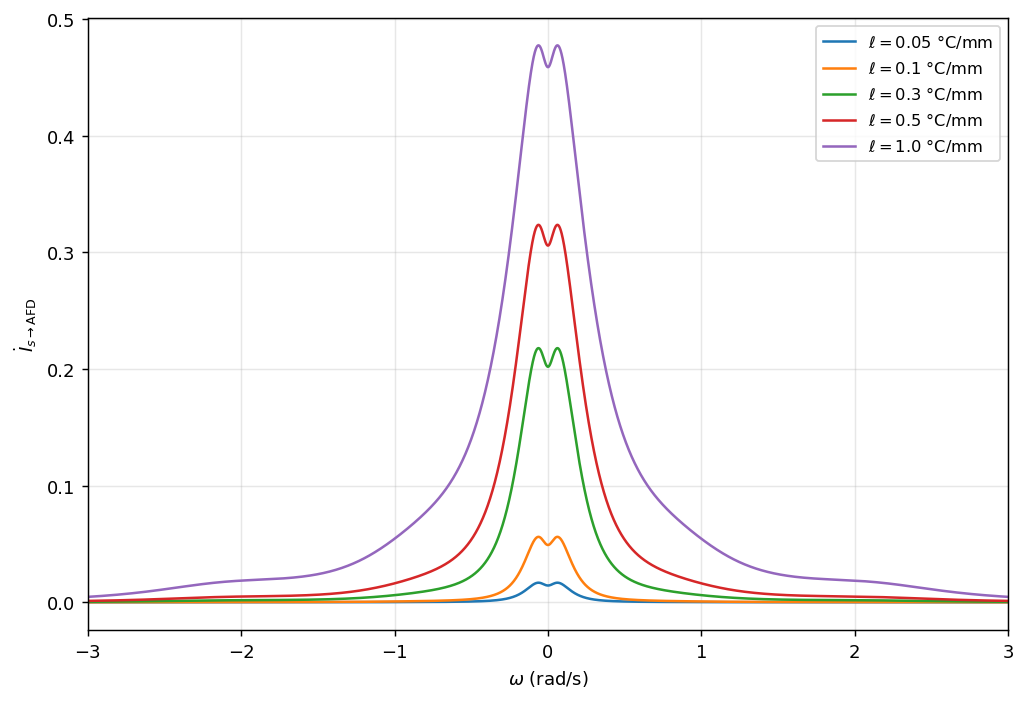

Reproduce this figure in Python.
"""Figure 3 — Information rate integrand vs ω for several gradients ℓ."""
from pathlib import Path
import numpy as np
import matplotlib.pyplot as plt

from spectra import K2, V, N

OUT = Path(__file__).resolve().parent / "fig3_integrand.png"

ELL = [0.05, 0.1, 0.3, 0.5, 1.0]      # °C/mm

# Dense, log-spaced grid on each side of zero so the narrow Lorentzian peaks
# don't get aliased away.
w = np.unique(np.concatenate([
    -np.geomspace(0.001, 100, 4000)[::-1],
    [0.0],
    np.geomspace(0.001, 100, 4000),
]))


def main():
    fig, ax = plt.subplots(figsize=(8, 5.5), dpi=130)
    for ell in ELL:
        snr = ell**2 * V(w) * K2(w) / N(w)
        integrand = np.log(1.0 + snr) / (4 * np.pi * np.log(2))
        ax.plot(w, integrand, lw=1.4, label=fr"$\ell = {ell}$ °C/mm")
    ax.set_xlabel(r"$\omega$ (rad/s)")
    ax.set_ylabel(r"$\dot{I}_{s\to\mathrm{AFD}}$")
    ax.set_xlim(-3, 3)
    ax.legend(fontsize=9)
    ax.grid(True, alpha=0.3)
    fig.tight_layout()
    fig.savefig(OUT, bbox_inches="tight")
    print(f"saved {OUT}")


if __name__ == "__main__":
    main()
